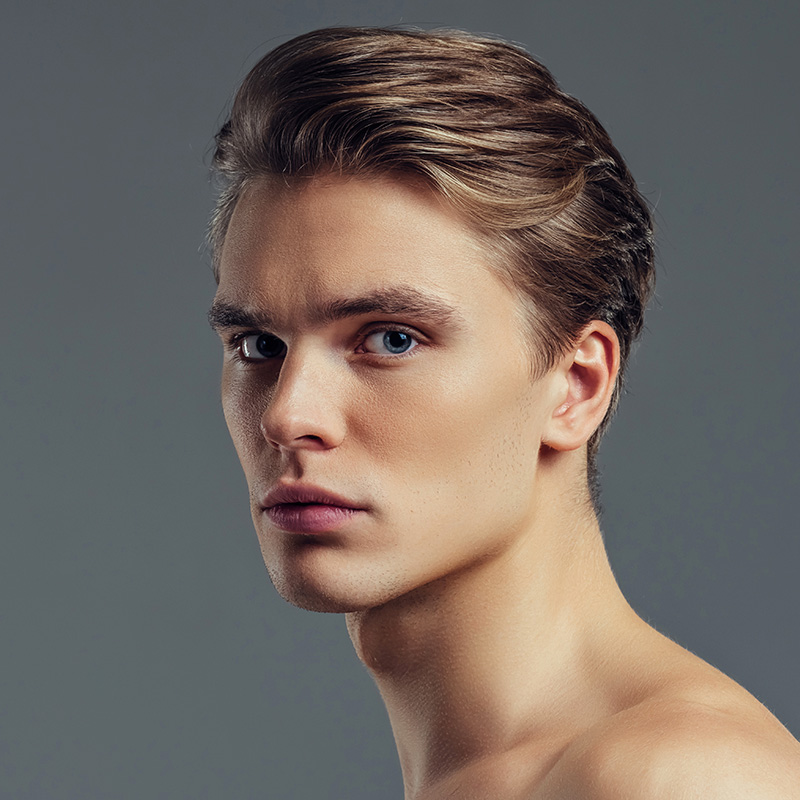
#> input picture quiz1/avc-mpg-face-shaving-tips-stages-sp.jpg, 800 x 800 px, found by its file name
$ jupyter execute quiz_1.ipynb
#> lines starting #> are read from the running program, lines starting #| are printed output that depends on the picture
[cell 1]
import cv2 as cv
import matplotlib.pyplot as plt

[cell 2]
img = cv.imread(r"C:\Users\Asus\Downloads\avc-mpg-face-shaving-tips-stages-sp.jpg")
#> img is the input picture: shape (800, 800, 3); mean B, G, R 99, 105.4, 115.3
plt.imshow(img[:,:,::-1])

[cell 3]
cropped_img = img[:610, 210:650]
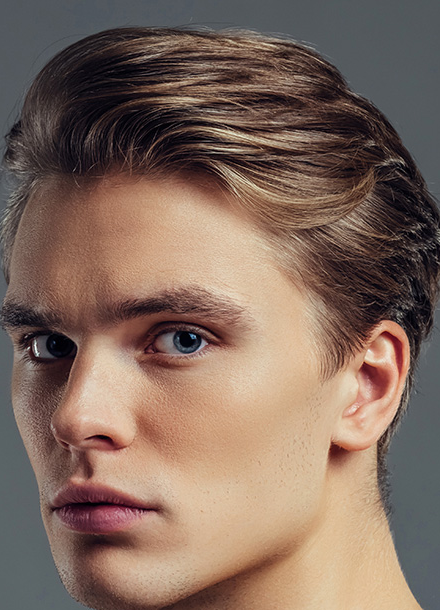
#> cropped_img: shape (610, 440, 3); mean B, G, R 93.7, 106.1, 129.2
plt.imshow(cropped_img[:,:,::-1])

[cell 4]
cv.imwrite("Cropped.jpg", img)
#> Out = True
